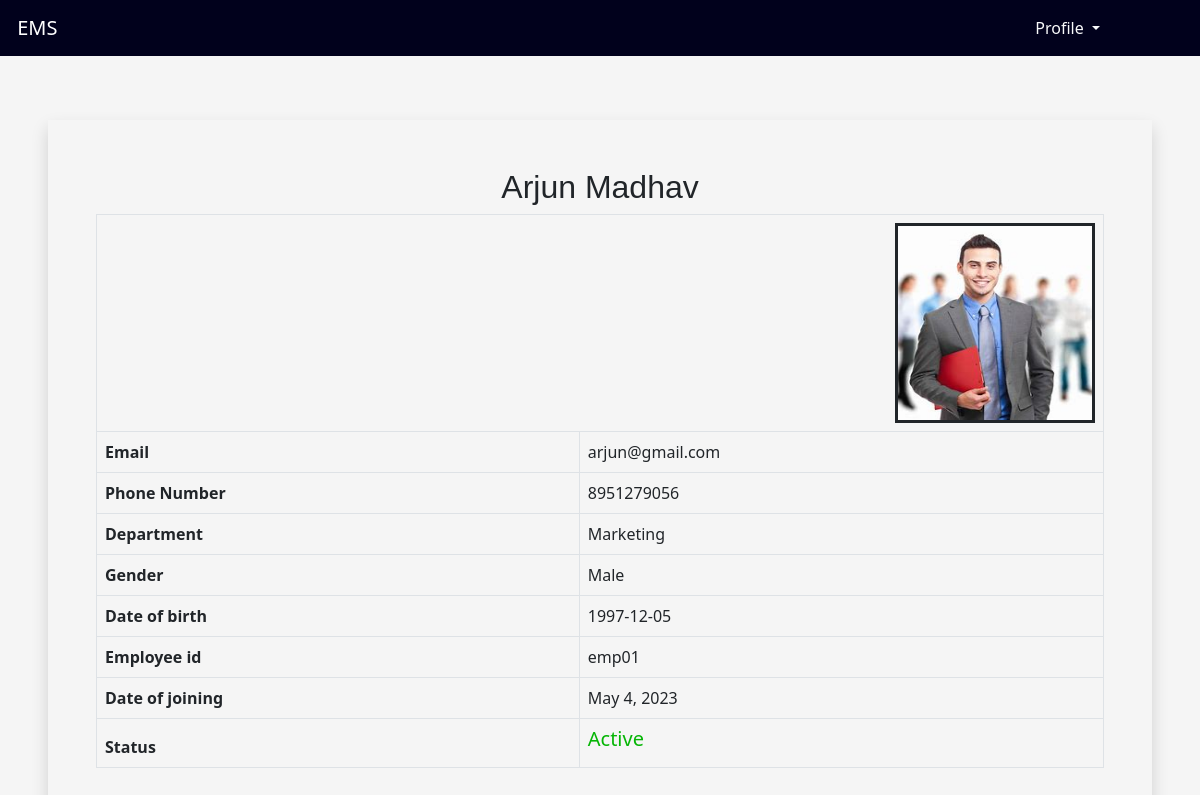
Page /employeeapp/empdata/ (signed in) on the committed database.
### employeeapp/models.py (models this page shows, shortened)
class employeeaddmodel(models.Model):
    Department=(
        ('Administrative','Administrative'),
        ('Human Resource','Human Resource'),
        ('Operations','Operations'),
        ('Purchasing','Purchasing'),
        ('Sales','Sales'),
        ('Marketing','Marketing'),
        ('Accounting','Accounting'),
        ('Finance','Finance'),
        ('Information Technology','Information Technology')
    )
    Gender=(
        ('Female','Female'),
        ('Male','Male'),
    )
    Status=(
        ('Active','Active'),
        ('Inactive','Inactive')
    )
    empimg = models.FileField(upload_to='employeeapp/static')
    empfname=models.CharField(max_length=50)
    emplname=models.CharField(max_length=50)
    email=models.EmailField()
    phonenumber = models.CharField(max_length=10)
    department = models.CharField(choices=Department, max_length=50)
    gender = models.CharField(choices=Gender, max_length=50)
    dob=models.CharField(max_length=20)
    empid=models.CharField(max_length=10)
    dateofjoining=models.DateField(auto_now_add=True)
    status = models.CharField(max_length=50, choices=Status, default='Active')
    password = models.CharField(max_length=50)

### employeeapp/views.py (the view)
# urls.py: path('empdata/',empdata),
def empdata(request):
    epid = request.session['id']
    a = employeeaddmodel.objects.all()
    efnm = []
    elnm = []
    phnm = []
    eml = []
    emid = []
    dofb = []
    emig = []
    dep = []
    gnd = []
    dfjg = []
    stus = []
    empid = []
    for i in a:
        id = i.id
        empid.append(id)
        ef = i.empfname
        efnm.append(ef)
        el = i.emplname
        elnm.append(el)
        ph = i.phonenumber
        phnm.append(ph)
        em = i.email
        eml.append(em)
        eid = i.empid
        emid.append(eid)
        df = i.dob
        dofb.append(df)
        eig = i.empimg
        emig.append(str(eig).split('/')[-1])
        dp = i.department
        dep.append(dp)
        gn = i.gender
        gnd.append(gn)
        st = i.status
        stus.append(st)
        dj = i.dateofjoining
        dfjg.append(dj)
    mylist = zip(efnm, elnm, phnm, eml, emid, dofb, emig, dep, gnd, dfjg, stus, empid)
    return render(request,"empdata.html" ,{'mylist':mylist,'epid':epid})

### employeeapp/templates/empdata.html (shortened to what this page needs)
<!DOCTYPE html>
<html lang="en">
{% load static %}
<head>
  <link href="https://cdn.jsdelivr.net/npm/bootstrap@5.0.2/dist/css/bootstrap.min.css" rel="stylesheet">
</head>
<body style="background-color: whitesmoke;">
<div class="container-fluid">
            <nav class="navbar navbar-expand-lg fixed-top ">
                <div class="container-fluid">
                  <a class="navbar-brand" href="http://127.0.0.1:8000/employeeapp/empprofile/" id="h">&nbsp;EMS</a>
                    <div class="d-flex">
                        <div class="collapse navbar-collapse" id="navbarSupportedContent">
                            <ul class="navbar-nav me-auto mb-2 mb-lg-0">
                             <li class="nav-item dropdown" style="margin-right:80px;">
                                <a class="nav-link text-light dropdown-toggle" href="#" id="navbarDropdown" role="button" data-bs-toggle="dropdown">
                                 Profile
                                </a>
                              </li>
                            </ul>
                        </div>
                    </div>
                </div>
            </nav>
        </div>
        <br><br><br>
<div class="shadow m-5 p-5" style="overflow: auto">
<table class="table table-hover table-condensed  table-bordered">
      <thead>
      {% for i,j,k,l,m,n,p,q,r,s,t,u in mylist %}
{% if epid == u %}
        <h2 align="center" style="font-family:'Gill Sans', 'Gill Sans MT', Calibri, 'Trebuchet MS', sans-serif">{{i}} {{j}}</h2>
      <tr>
          <th colspan="2"><img src="{% static p  %}" height="200px" width="200px" border="3" style="float:right;"></th>
      </tr>
      <tr>
        <tr>
          <th>Email</th>
            <td>{{l}}</td>
            </tr>
        <tr>
          <th>Phone Number</th>
            <td>{{k}}</td>
            </tr>
        <tr>
          <th>Department</th>
             <td>{{q}}</td>
            </tr>
      <tr>
          <th>Gender</th>
        <td>{{r}}</td>
        </tr>
        <tr>
          <th>Date of birth</th>
            <td>{{n}}</td>
            </tr>
        <tr>
          <th>Employee id</th>
            <td>{{m}}</td>
            </tr>
        <tr>
          <th>Date of joining</th>
            <td>{{s}}</td>
            </tr>
        <tr>
            <th>Status</th>
                  <td><h5 style="color:rgb(5, 181, 5)">{{t}}</h5></td>
        </tr>
            {% endif %}
{% endfor %}
        </tr>
      </thead>
    </table>
    </div>
  </body>
</html>

### employeeapp/templates/empdata.html (style rules this page uses)
.navbar { background-color:rgb(1, 1, 28); }
#h { color:white; }

### rows in the picture
employeeaddmodel: mylist "Arjun", mylist "Madhav", mylist "arjun@gmail.com", mylist "8951279056", mylist "Marketing", mylist "Male", mylist "1997-12-05", mylist "emp01", mylist "May 4, 2023", mylist "Active"
